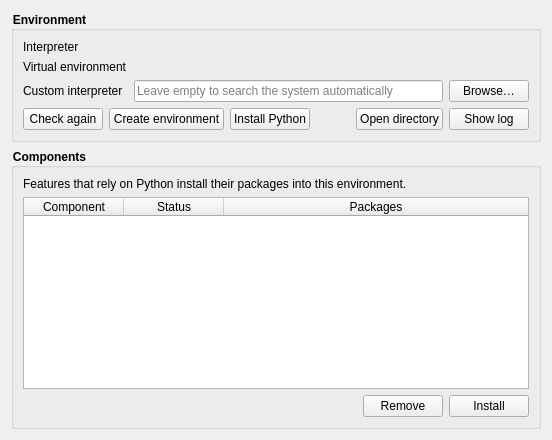
       <widget class="QWidget" name="pythonPage">
        <layout class="QVBoxLayout" name="verticalLayout_python">
         <item>
          <widget class="QGroupBox" name="pythonEnvironmentBox">
           <property name="styleSheet">
            <string notr="true">QGroupBox {
font-weight: 700;
}</string>
           </property>
           <property name="title">
            <string>Environment</string>
           </property>
           <layout class="QFormLayout" name="formLayout_python">
            <item row="0" column="0">
             <widget class="QLabel" name="pythonInterpreterCaption">
              <property name="text">
               <string>Interpreter</string>
              </property>
             </widget>
            </item>
            <item row="0" column="1">
             <widget class="QLabel" name="pythonInterpreterLabel">
              <property name="text">
               <string notr="true"/>
              </property>
              <property name="wordWrap">
               <bool>false</bool>
              </property>
              <property name="textInteractionFlags">
               <set>Qt::TextSelectableByMouse</set>
              </property>
             </widget>
            </item>
            <item row="1" column="0">
             <widget class="QLabel" name="pythonEnvironmentCaption">
              <property name="text">
               <string>Virtual environment</string>
              </property>
             </widget>
            </item>
            <item row="1" column="1">
             <widget class="QLabel" name="pythonEnvironmentLabel">
              <property name="text">
               <string notr="true"/>
              </property>
              <property name="wordWrap">
               <bool>false</bool>
              </property>
              <property name="textInteractionFlags">
               <set>Qt::TextSelectableByMouse</set>
              </property>
             </widget>
            </item>
            <item row="2" column="0">
             <widget class="QLabel" name="pythonInterpreterPathCaption">
              <property name="text">
               <string>Custom interpreter</string>
              </property>
             </widget>
            </item>
            <item row="2" column="1">
             <layout class="QHBoxLayout" name="horizontalLayout_pythonPath">
              <item>
               <widget class="QLineEdit" name="pythonInterpreterEdit">
                <property name="placeholderText">
                 <string>Leave empty to search the system automatically</string>
                </property>
               </widget>
              </item>
              <item>
               <widget class="QPushButton" name="pythonInterpreterBrowseButton">
                <property name="text">
                 <string>Browse…</string>
                </property>
               </widget>
              </item>
             </layout>
            </item>
            <item row="3" column="0" colspan="2">
             <layout class="QHBoxLayout" name="horizontalLayout_pythonButtons">
              <item>
               <widget class="QPushButton" name="pythonRecheckButton">
                <property name="text">
                 <string>Check again</string>
                </property>
               </widget>
              </item>
              <item>
               <widget class="QPushButton" name="pythonSetupButton">
                <property name="text">
                 <string>Create environment</string>
                </property>
               </widget>
              </item>
              <item>
               <widget class="QPushButton" name="pythonInstallPythonButton">
                <property name="text">
                 <string>Install Python</string>
                </property>
               </widget>
              </item>
              <item>
               <spacer name="horizontalSpacer_python">
                <property name="orientation">
                 <enum>Qt::Horizontal</enum>
                </property>
                <property name="sizeHint" stdset="0">
                 <size>
                  <width>40</width>
                  <height>20</height>
                 </size>
                </property>
               </spacer>
              </item>
              <item>
               <widget class="QPushButton" name="pythonOpenDirectoryButton">
                <property name="text">
                 <string>Open directory</string>
                </property>
               </widget>
              </item>
              <item>
               <widget class="QPushButton" name="pythonShowLogButton">
                <property name="text">
                 <string>Show log</string>
                </property>
               </widget>
              </item>
             </layout>
            </item>
           </layout>
          </widget>
         </item>
         <item>
          <widget class="QGroupBox" name="pythonComponentsBox">
           <property name="styleSheet">
            <string notr="true">QGroupBox {
font-weight: 700;
}</string>
           </property>
           <property name="title">
            <string>Components</string>
           </property>
           <layout class="QVBoxLayout" name="verticalLayout_pythonComponents">
            <item>
             <widget class="QLabel" name="pythonComponentsHint">
              <property name="text">
               <string>Features that rely on Python install their packages into this environment.</string>
              </property>
              <property name="wordWrap">
               <bool>true</bool>
              </property>
              <property name="font">
               <font>
                <weight>50</weight>
                <bold>false</bold>
               </font>
              </property>
             </widget>
            </item>
            <item>
             <widget class="QTableWidget" name="pythonComponentsTable">
              <property name="editTriggers">
               <set>QAbstractItemView::NoEditTriggers</set>
              </property>
              <property name="selectionBehavior">
               <enum>QAbstractItemView::SelectRows</enum>
              </property>
              <property name="selectionMode">
               <enum>QAbstractItemView::SingleSelection</enum>
              </property>
              <attribute name="horizontalHeaderStretchLastSection">
               <bool>true</bool>
              </attribute>
              <attribute name="verticalHeaderVisible">
               <bool>false</bool>
              </attribute>
              <column>
               <property name="text">
                <string>Component</string>
               </property>
              </column>
              <column>
               <property name="text">
                <string>Status</string>
               </property>
              </column>
              <column>
               <property name="text">
                <string>Packages</string>
               </property>
              </column>
             </widget>
            </item>
            <item>
             <layout class="QHBoxLayout" name="horizontalLayout_pythonComponentButtons">
              <item>
               <spacer name="horizontalSpacer_pythonComponents">
                <property name="orientation">
                 <enum>Qt::Horizontal</enum>
                </property>
                <property name="sizeHint" stdset="0">
                 <size>
                  <width>40</width>
                  <height>20</height>
                 </size>
                </property>
               </spacer>
              </item>
              <item>
               <widget class="QPushButton" name="pythonComponentRemoveButton">
                <property name="text">
                 <string>Remove</string>
                </property>
               </widget>
              </item>
              <item>
               <widget class="QPushButton" name="pythonComponentInstallButton">
                <property name="text">
                 <string>Install</string>
                </property>
               </widget>
              </item>
             </layout>
            </item>
           </layout>
          </widget>
         </item>
        </layout>
       </widget>
